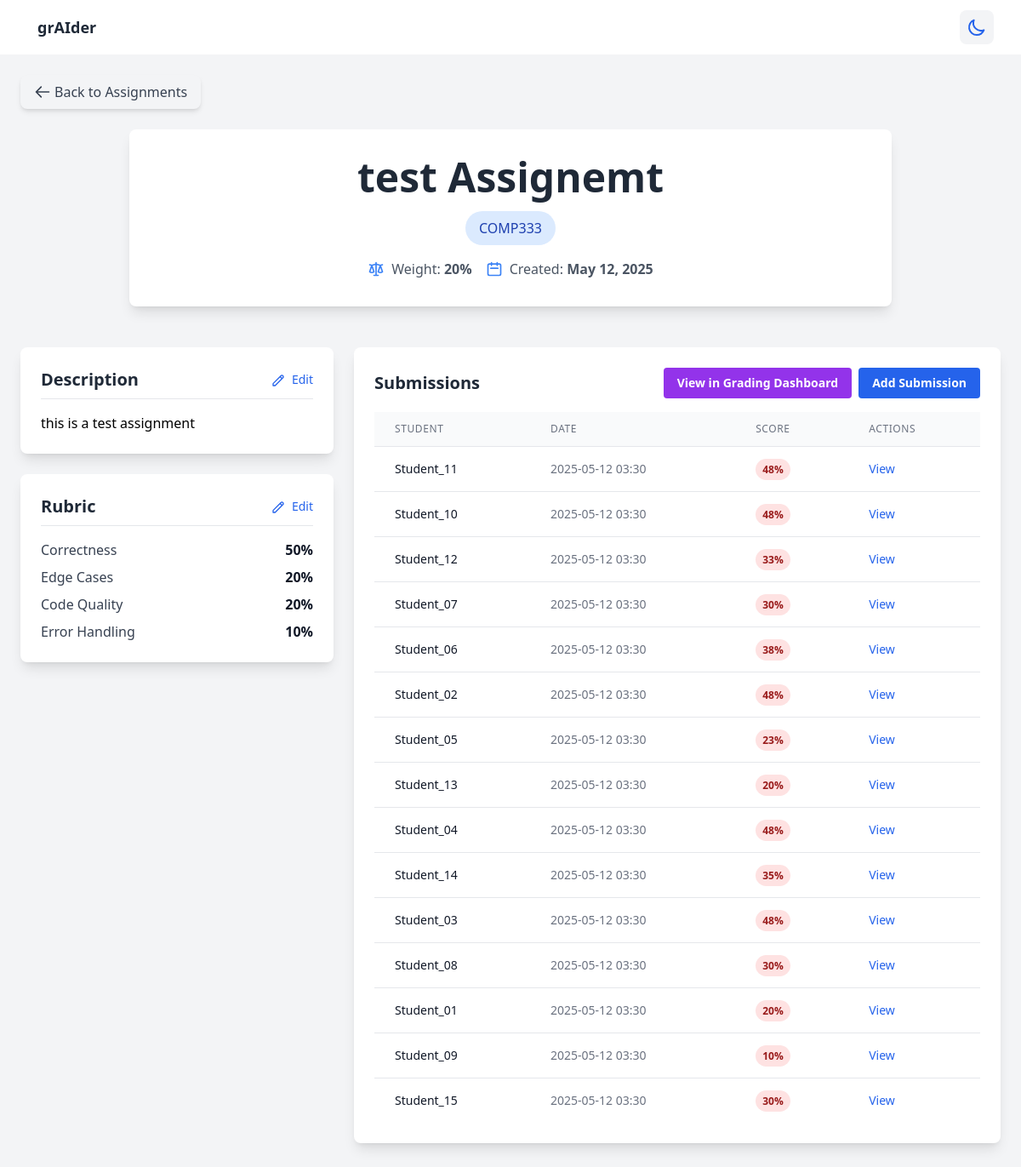
The page /assignment/2 on the database its author committed.
### app.py (models this page shows, shortened)
class Assignment(db.Model):
    id = db.Column(db.Integer, primary_key=True)
    name = db.Column(db.String(100), nullable=False)
    description = db.Column(db.Text, nullable=False)
    course = db.Column(db.String(100))
    weight = db.Column(db.Integer, default=100)
    rubric = db.Column(db.JSON)
    created_at = db.Column(db.DateTime, default=datetime.datetime.utcnow)
    submissions = db.relationship('Submission', backref='assignment', lazy=True)

class Submission(db.Model):
    id = db.Column(db.Integer, primary_key=True)
    student_name = db.Column(db.String(100), nullable=False)
    student_id = db.Column(db.Integer, db.ForeignKey('student.id'), nullable=True)
    assignment_id = db.Column(db.Integer, db.ForeignKey('assignment.id'), nullable=False)
    content = db.Column(db.Text, nullable=False)
    file_path = db.Column(db.String(255), nullable=True)
    grading_breakdown = db.Column(db.JSON, nullable=True)
    submitted_at = db.Column(db.DateTime, default=datetime.datetime.utcnow)

### app.py (the view)
@app.route("/assignment/<int:assignment_id>")
def view_assignment(assignment_id):
    assignment = Assignment.query.get_or_404(assignment_id)
    submissions = Submission.query.filter_by(assignment_id=assignment_id).all()
    return render_template("assignment_detail.html", assignment=assignment, submissions=submissions)

### templates/assignment_detail.html (shortened to what this page needs)
{% extends "base.html" %}
{% block content %}
<div class="p-6 bg-gray-100 dark:bg-gray-900 min-h-screen">
  <div class="mb-6">
    <a href="{{ url_for('home') }}" class="inline-flex items-center bg-gray-100 hover:bg-gray-200 dark:bg-gray-700 dark:hover:bg-gray-600 text-gray-700 dark:text-gray-200 font-medium py-2 px-4 rounded-lg transition shadow-md">
      <svg class="w-5 h-5 mr-1" fill="none" stroke="currentColor" viewBox="0 0 24 24" xmlns="http://www.w3.org/2000/svg">
        <path stroke-linecap="round" stroke-linejoin="round" stroke-width="2" d="M10 19l-7-7m0 0l7-7m-7 7h18"></path>
      </svg>
      Back to Assignments
    </a>
  </div>
  <div class="mb-12 text-center bg-white dark:bg-gray-800 rounded-lg shadow-lg p-8 max-w-4xl mx-auto">
    <div class="flex flex-col items-center mb-4">
      <h1 class="text-4xl md:text-5xl font-bold text-gray-800 dark:text-white mb-4">{{ assignment.name }}</h1>
      {% if assignment.course %}
        <span class="bg-blue-100 dark:bg-blue-900 text-blue-800 dark:text-blue-200 px-4 py-2 rounded-full text-md font-medium">
          {{ assignment.course }}
        </span>
      {% endif %}
    </div>
    <div class="text-md text-gray-600 dark:text-gray-300 flex justify-center items-center space-x-4 mt-4">
      <div class="flex items-center">
        <span>Weight: <strong>{{ assignment.weight }}%</strong></span>
      </div>
      <div class="flex items-center">
        <svg class="w-5 h-5 mr-2 text-blue-500" fill="none" stroke="currentColor" viewBox="0 0 24 24" xmlns="http://www.w3.org/2000/svg">
          <path stroke-linecap="round" stroke-linejoin="round" stroke-width="2" d="M8 7V3m8 4V3m-9 8h10M5 21h14a2 2 0 002-2V7a2 2 0 00-2-2H5a2 2 0 00-2 2v12a2 2 0 002 2z"></path>
        </svg>
        <span>Created: <strong>{{ assignment.created_at.strftime('%B %d, %Y') }}</strong></span>
      </div>
    </div>
  </div>
  <div class="grid grid-cols-1 lg:grid-cols-3 gap-6">
    <div class="lg:col-span-1">
      <div class="bg-white dark:bg-gray-800 rounded-lg shadow-lg p-6 mb-6">
        <div class="flex justify-between items-center mb-4 border-b pb-2">
          <h2 class="text-xl font-bold text-gray-800 dark:text-white">Description</h2>
          <button
            id="editDescriptionBtn"
            class="text-blue-600 hover:text-blue-700 dark:text-blue-400 dark:hover:text-blue-300 text-sm font-medium"
          >
            <svg class="w-4 h-4 inline-block mr-1" fill="none" stroke="currentColor" viewBox="0 0 24 24" xmlns="http://www.w3.org/2000/svg">
              <path stroke-linecap="round" stroke-linejoin="round" stroke-width="2" d="M15.232 5.232l3.536 3.536m-2.036-5.036a2.5 2.5 0 113.536 3.536L6.5 21.036H3v-3.572L16.732 3.732z"></path>
            </svg>
            Edit
          </button>
        </div>
        <div id="descriptionDisplay" class="prose dark:prose-invert max-w-none">
          {{ assignment.description|safe }}
        </div>
      </div>
      <div class="bg-white dark:bg-gray-800 rounded-lg shadow-lg p-6">
        <div class="flex justify-between items-center mb-4 border-b pb-2">
          <h2 class="text-xl font-bold text-gray-800 dark:text-white">Rubric</h2>
          <button
            id="editRubricBtn"
            class="text-blue-600 hover:text-blue-700 dark:text-blue-400 dark:hover:text-blue-300 text-sm font-medium"
            type="button"
          >
            <svg class="w-4 h-4 inline-block mr-1" fill="none" stroke="currentColor" viewBox="0 0 24 24" xmlns="http://www.w3.org/2000/svg">
              <path stroke-linecap="round" stroke-linejoin="round" stroke-width="2" d="M15.232 5.232l3.536 3.536m-2.036-5.036a2.5 2.5 0 113.536 3.536L6.5 21.036H3v-3.572L16.732 3.732z"></path>
            </svg>
            Edit
          </button>
        </div>
        <div id="rubricDisplay" class="{% if not assignment.rubric %}hidden{% endif %}">
          <ul class="space-y-2">
            {% for criterion, points in assignment.rubric.items() %}
              <li class="flex justify-between">
                <span class="text-gray-700 dark:text-gray-300">{{ criterion }}</span>
                <span class="font-semibold text-gray-900 dark:text-white">{{ points }}%</span>
              </li>
            {% endfor %}
          </ul>
        </div>
      </div>
    </div>
    <div class="lg:col-span-2">
      <div class="bg-white dark:bg-gray-800 rounded-lg shadow-lg p-6">
        <div class="flex justify-between items-center mb-4">
          <h2 class="text-xl font-bold text-gray-800 dark:text-white">Submissions</h2>
          <div class="flex space-x-2">
            <a href="{{ url_for('grading_dashboard') }}?assignment_id={{ assignment.id }}"
               class="bg-purple-600 hover:bg-purple-700 text-white text-sm font-semibold py-2 px-4 rounded transition">
              View in Grading Dashboard
            </a>
            <button
              class="bg-blue-600 hover:bg-blue-700 text-white text-sm font-semibold py-2 px-4 rounded transition"
              id="addSubmissionBtn">
              Add Submission
            </button>
          </div>
        </div>
        {% if submissions %}
          <div class="overflow-x-auto">
            <table class="min-w-full divide-y divide-gray-200 dark:divide-gray-700">
              <thead class="bg-gray-50 dark:bg-gray-700">
                <tr>
                  <th class="px-6 py-3 text-left text-xs font-medium text-gray-500 dark:text-gray-300 uppercase tracking-wider">Student</th>
                  <th class="px-6 py-3 text-left text-xs font-medium text-gray-500 dark:text-gray-300 uppercase tracking-wider">Date</th>
                  <th class="px-6 py-3 text-left text-xs font-medium text-gray-500 dark:text-gray-300 uppercase tracking-wider">Score</th>
                  <th class="px-6 py-3 text-left text-xs font-medium text-gray-500 dark:text-gray-300 uppercase tracking-wider">Actions</th>
                </tr>
              </thead>
              <tbody class="bg-white dark:bg-gray-800 divide-y divide-gray-200 dark:divide-gray-700">
                {% for submission in submissions %}
                  <tr class="hover:bg-gray-50 dark:hover:bg-gray-700">
                    <td class="px-6 py-4 whitespace-nowrap text-sm font-medium text-gray-900 dark:text-white">
                      {{ submission.student_name }}
                    </td>
                    <td class="px-6 py-4 whitespace-nowrap text-sm text-gray-500 dark:text-gray-300">
                      {{ submission.submitted_at.strftime('%Y-%m-%d %H:%M') }}
                    </td>
                    <td class="px-6 py-4 whitespace-nowrap text-sm text-gray-500 dark:text-gray-300">
                      {% if submission.grading_breakdown %}
                        {% set total_score = submission.grading_breakdown.get('scores', {}).get('total', submission.grading_breakdown.get('total', 0)) %}
                        <span class="px-2 py-1 text-xs font-semibold rounded-full
                          {% if total_score >= 70 %}
                            bg-green-100 dark:bg-green-800 text-green-800 dark:text-green-100
                          {% elif total_score >= 50 %}
                            bg-yellow-100 dark:bg-yellow-800 text-yellow-800 dark:text-yellow-100
                          {% else %}
                            bg-red-100 dark:bg-red-800 text-red-800 dark:text-red-100
                          {% endif %}
                        ">
                          {{ total_score }}%
                        </span>
                      {% else %}
                        <span class="px-2 py-1 text-xs font-semibold rounded-full bg-gray-100 dark:bg-gray-600 text-gray-800 dark:text-gray-100">
                          Not graded
                        </span>
                      {% endif %}
                    </td>
                    <td class="px-6 py-4 whitespace-nowrap text-sm text-gray-500 dark:text-gray-300">
                      <button
                        class="text-blue-600 hover:text-blue-900 dark:text-blue-400 dark:hover:text-blue-300"
                        onclick="viewSubmission('{{ submission.id }}')">
                        View
                      </button>
                    </td>
                  </tr>
                {% endfor %}
              </tbody>
            </table>
          </div>
        {% endif %}
      </div>
    </div>
  </div>
</div>
{% endblock %}

### rows shown on the page
Assignment: name "test Assignemt", course "COMP333", weight "20", created_at "May 12, 2025", description "this is a test assignment"
Submission: student_name "Student_11", submitted_at "2025-05-12 03:30", total_score "48"
Submission: student_name "Student_10", submitted_at "2025-05-12 03:30", total_score "48"
Submission: student_name "Student_12", submitted_at "2025-05-12 03:30", total_score "33"
Submission: student_name "Student_07", submitted_at "2025-05-12 03:30", total_score "30"
Submission: student_name "Student_06", submitted_at "2025-05-12 03:30", total_score "38"
Submission: student_name "Student_02", submitted_at "2025-05-12 03:30", total_score "48"
Submission: student_name "Student_05", submitted_at "2025-05-12 03:30", total_score "23"
Submission: student_name "Student_13", submitted_at "2025-05-12 03:30", total_score "20"
Submission: student_name "Student_04", submitted_at "2025-05-12 03:30", total_score "48"
Submission: student_name "Student_14", submitted_at "2025-05-12 03:30", total_score "35"
Submission: student_name "Student_03", submitted_at "2025-05-12 03:30", total_score "48"
Submission: student_name "Student_08", submitted_at "2025-05-12 03:30", id "30"
Submission: student_name "Student_01", submitted_at "2025-05-12 03:30", total_score "20"
Submission: student_name "Student_09", submitted_at "2025-05-12 03:30", total_score "10"
Submission: student_name "Student_15", submitted_at "2025-05-12 03:30", total_score "30"

### other values the page prints
{{ criterion }} "Correctness" "Edge Cases" "Code Quality" "Error Handling"
{{ points }} "50" "20" "20" "10"
